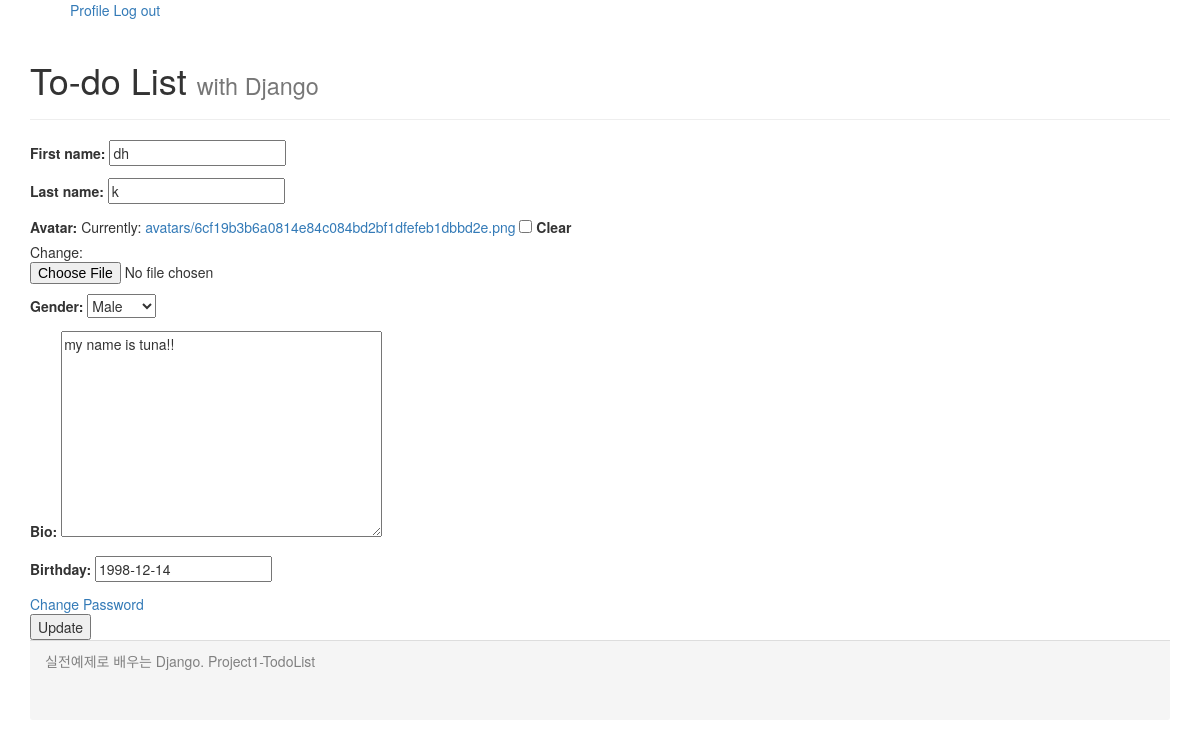
The app's page /users/profileupdate/ (signed in), older data.
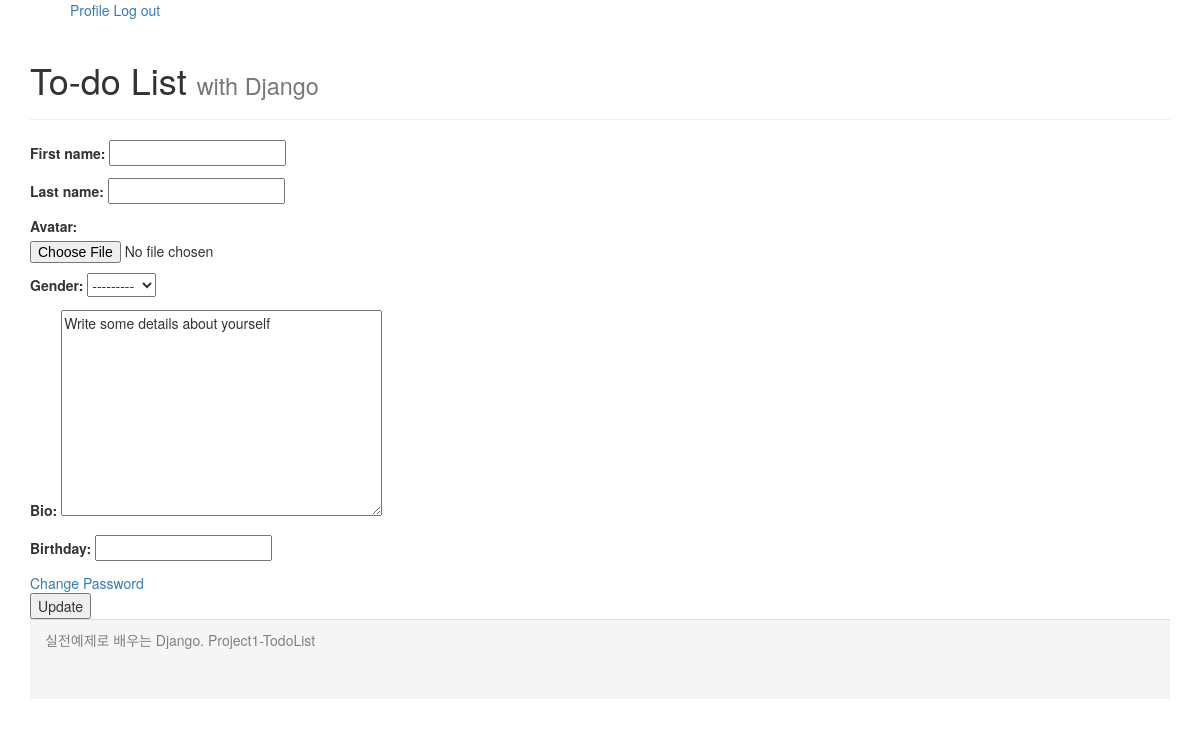
The same page, newer data.
### users/models.py (models this page shows, shortened)
class User(AbstractUser):
    bio = models.TextField(default="Write some details about yourself", blank=True, null=True)
    GENDER_MALE = "male"
    GENDER_FEMALE = "female"
    GENDER_OTHER = "other"
    GENDER_CHOICES = (
        (GENDER_MALE, "Male"),
        (GENDER_FEMALE, "Female"),
        (GENDER_OTHER, "Other"),
    )
    avatar = models.ImageField(null=True, blank=True, upload_to="avatars")
    gender = models.CharField(
        choices=GENDER_CHOICES, max_length=10, null=True, blank=True
    )
    birthday = models.DateField(null = True)

### users/views.py (the view)
# urls.py: path("profileupdate/", views.profile_update.as_view(), name="profileupdate"),
class profile_update(UpdateView):
    model = user_models.User
    template_name = "users/update.html"
    fields = (
        "first_name",
        "last_name",
        "avatar",
        "gender",
        "bio",
        "birthday",
    )
    def get_object(self, queryset=None):
        return self.request.user

### templates/users/update.html (shortened to what this page needs)
{% extends "base.html" %}
{% block content %}
    <form method="POST" action="{% url 'users:profileupdate' %}" enctype="multipart/form-data">
        {{form.as_p}}
        <div>
            <a href="{% url 'users:passwordupdate' %}">Change Password</a>
        <div>
        <button>Update</button>
    </form>
{% endblock content %}

Row changes from the older to the newer data that the page shows:
changed User: first_name "dh" → (not shown); last_name "k" → (not shown); gender "Male" → "---------"; bio "my name is tuna!!" → "Write some details about yourself"; birthday "1998-12-14" → (not shown)
Text that changed along with them:
form field as_p: "☐" → (not shown)
text no longer shown: "First name: Last name: Avatar: Currently: avatars/6cf19b3b6a0814e84c084bd2bf1dfefeb1dbbd2e.png Clear Change: Gender: Bio: Birthday:"
text now shown: "First name: Last name: Avatar: Gender: Bio: Birthday:"
